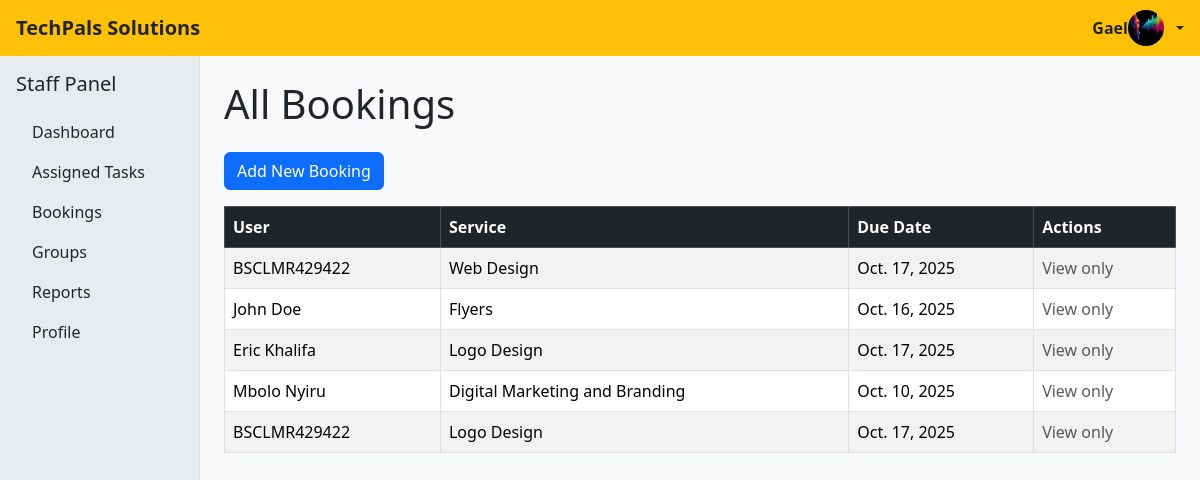
/bookings/ (signed in), run on the app's committed database.
### TechPalsApp/models.py (models this page shows, shortened)
class Profile(models.Model):
    user = models.OneToOneField(User, on_delete=models.CASCADE)
    image = models.ImageField(upload_to='profile_pics/', default='default.jpg')
    tech_stack = models.CharField(max_length=100, blank=True, null=True)

class Booking(models.Model):
    booking_user = models.ForeignKey(User, on_delete=models.CASCADE, related_name='bookings')
    booking_service = models.ForeignKey('Service', on_delete=models.CASCADE)
    due_date = models.DateField()

class Service(models.Model):
    service_name = models.CharField(max_length=100)
    service_description = models.TextField()
    service_price = models.DecimalField(max_digits=10, decimal_places=2)

### TechPalsApp/views.py (the view)
# urls.py: path('bookings/', views.booking_list, name='booking-list'),
@login_required
def booking_list(request):
    user = request.user
    if user.is_superuser or user.is_staff:
        bookings = Booking.objects.all()
    else:
        bookings = Booking.objects.filter(booking_user=user)
    if user.is_superuser:
        base_template = 'base_admin.html'
    elif user.is_staff:
        base_template = 'base_staff.html'
    else:
        base_template = 'base_user.html'
    return render(request, 'bookings.html', {
        'bookings': bookings,
        'base_template': base_template,
        'user_role': 'admin' if user.is_superuser else 'staff' if user.is_staff else 'user'
    })

### TechPalsApp/templates/bookings.html (shortened to what this page needs)
{% extends base_template %}
{% block content %}
<h1 class="mb-4">All Bookings</h1>
<p>
    <a href="{% url 'make-booking' %}" class="btn btn-primary">
        Add New Booking
    </a>
</p>
{% if bookings %}
    {% if request.user.is_superuser or request.user.is_staff %}
        <div class="table-responsive">
            <table class="table table-bordered table-striped table-hover">
                <thead class="table-dark">
                    <tr>
                        <th>User</th>
                        <th>Service</th>
                        <th>Due Date</th>
                        <th>Actions</th>
                    </tr>
                </thead>
                <tbody>
                    {% for booking in bookings %}
                        <tr>
                            <td>{{ booking.booking_user.username }}</td>
                            <td>{{ booking.booking_service.service_name }}</td>
                            <td>{{ booking.due_date }}</td>
                            <td>
                                {% if request.user.is_superuser %}
                                    <a href="{% url 'update-booking' booking.id %}" class="btn btn-sm btn-warning">Edit</a>
                                    <a href="{% url 'delete-booking' booking.id %}"
                                        class="btn btn-danger btn-sm"
                                        onclick="return confirm('Are you sure you want to delete this booking?');">
                                            Delete
                                    </a>
                                {% else %}
                                    <span class="text-muted">View only</span>
                                {% endif %}
                            </td>
                        </tr>
                    {% endfor %}
                </tbody>
            </table>
        </div>
    {% endif %}
{% else %}
    <p>No bookings found.</p>
{% endif %}
{% endblock %}

### TechPalsApp/templates/base_staff.html (shortened to what this page needs)
{% load static %}
<!DOCTYPE html>
<html lang="en">
<head>
    <link rel="stylesheet" href="https://cdn.jsdelivr.net/npm/bootstrap-icons@1.10.5/font/bootstrap-icons.css">
    <link href="https://cdn.jsdelivr.net/npm/bootstrap@5.3.2/dist/css/bootstrap.min.css" rel="stylesheet" />
    <link href="https://cdn.jsdelivr.net/npm/bootstrap-icons@1.11.1/font/bootstrap-icons.css" rel="stylesheet" />
</head>
<body class="bg-light">
<nav class="navbar navbar-dark bg-warning sticky-top px-3" style="height: 56px;">
    <a class="navbar-brand text-dark" href="#"><strong>TechPals Solutions</strong></a>
    <div class="dropdown ms-auto">
        <a href="#" class="d-flex align-items-center text-dark fw-bolder text-decoration-none dropdown-toggle fw-bolder" id="userDropdown" data-bs-toggle="dropdown" aria-expanded="false">
            {{ request.user.username }}
            <img src="{% if request.user.profile.image %}{{ request.user.profile.image.url }}{% else %}{% static 'default-profile.png' %}{% endif %}"
                alt="Profile Image"
                width="36" height="36"
                class="rounded-circle me-2" />
        </a>
    </div>
</nav>
<nav class="d-none d-md-block bg-body-secondary text-dark p-3 position-fixed vh-100 overflow-auto border-end"
     style="top: 56px; width: 16.6667%; z-index: 1030;">
    <h5 class="mb-3">Staff Panel</h5>
    <ul class="nav flex-column">
        <li class="nav-item"><a class="nav-link text-dark" href="{% url 'staff-dashboard' %}">Dashboard</a></li>
        <li class="nav-item">
            <a class="nav-link text-dark" href="{% url 'task-list' %}">Assigned Tasks</a>
        </li>
        <li class="nav-item"><a class="nav-link text-dark" href="{% url 'booking-list' %}">Bookings</a></li>
        <li class="nav-item">
            <a class="nav-link text-dark" href="{% url 'group-list' %}"> Groups</a>
        </li>
        <li class="nav-item"><a class="nav-link text-dark" href="#">Reports</a></li>
        <li class="nav-item"><a class="nav-link text-dark" href="#">Profile</a></li>
    </ul>
</nav>
<main class="col-md-9 ms-sm-auto col-lg-10 px-md-4 py-4" style="margin-left: 16.6667%;">
    {% block content %}{% endblock %}
</main>
</body>
</html>

### data on the page
Booking: booking_user.username "BSCLMR429422", booking_service.service_name "Web Design", due_date "Oct. 17, 2025"
Booking: booking_user.username "John Doe", booking_service.service_name "Flyers", due_date "Oct. 16, 2025"
Booking: booking_user.username "Eric Khalifa", booking_service.service_name "Logo Design", due_date "Oct. 17, 2025"
Booking: booking_user.username "Mbolo Nyiru", booking_service.service_name "Digital Marketing and Branding", due_date "Oct. 10, 2025"
Booking: booking_user.username "BSCLMR429422", booking_service.service_name "Logo Design", due_date "Oct. 17, 2025"

### other printed values
{{ request.user.username }} "Gael"
